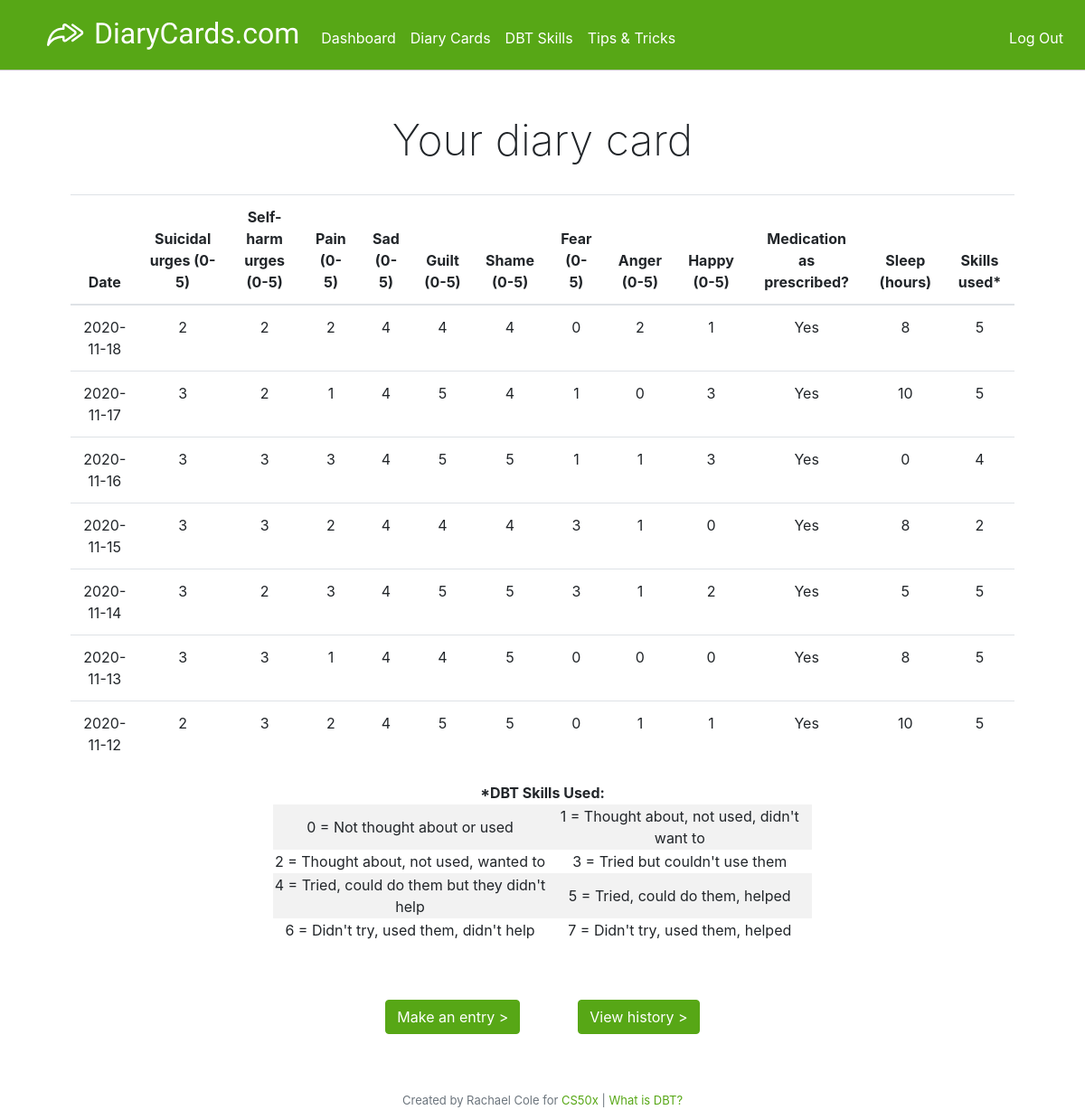
Page /diarycard (signed in) on the committed database.
### tables this page shows
CREATE TABLE 'diarycards' ('id' integer PRIMARY KEY AUTOINCREMENT NOT NULL, 'user_id' integer, 'date' datetime,'si_urges' integer,'sh_urges' integer, 'pain' integer, 'sad' integer, 'guilt' integer, 'shame' integer, 'anger' integer, 'fear' integer, 'happy' integer, 'meds' boolean, 'sleep' integer,'skills_used' integer);

### application.py (the view)
@app.route("/diarycard")
@login_required
def diarycard():
    rows = db.execute("SELECT date, si_urges, sh_urges, pain, sad, guilt, shame, anger, fear, happy, meds, sleep, skills_used FROM diarycards WHERE user_id = :user_id ORDER BY date DESC LIMIT 7", user_id = session["user_id"])
    for row in rows:
        date = row["date"]
        si_urges = row["si_urges"]
        sh_urges = row["sh_urges"]
        pain = row["pain"]
        sad = row["sad"]
        guilt = row["guilt"]
        shame = row["shame"]
        anger = row["anger"]
        fear = row["fear"]
        happy = row["happy"]
        sleep = row["sleep"]
        skills_used = row["skills_used"]
        if row["meds"] == 0:
            meds = "No"
        elif row["meds"] == 1:
            meds = "Yes"
    return render_template("diarycard.html", rows = rows, row = row, date = date, si_urges = si_urges, sh_urges = sh_urges, pain = pain, sad = sad, guilt = guilt, shame = shame, anger = anger, fear = fear, happy = happy, meds = meds, sleep = sleep, skills_used = skills_used)

### application.py (called while the page is built)
@app.after_request
def after_request(response):
    response.headers["Cache-Control"] = "no-cache, no-store, must-revalidate"
    response.headers["Expires"] = 0
    response.headers["Pragma"] = "no-cache"
    return response

### helpers.py (called while the page is built)
def login_required(f):
    @wraps(f)
    def decorated_function(*args, **kwargs):
        if session.get("user_id") is None:
            return redirect("/login")
        return f(*args, **kwargs)
    return decorated_function

### templates/diarycard.html (shortened to what this page needs)
{% extends "layout.html" %}
{% block main %}
    <h1 class="display">Your diary card</h1>
    <table class="table">
        <thead>
        <tr>
            <th>Date</th>
            <th>Suicidal urges (0-5)</th>
            <th>Self-harm urges (0-5)</th>
            <th>Pain (0-5)</th>
            <th>Sad (0-5)</th>
            <th>Guilt (0-5)</th>
            <th>Shame (0-5)</th>
            <th>Fear (0-5)</th>
            <th>Anger (0-5)</th>
            <th>Happy (0-5)</th>
            <th>Medication as prescribed?</th>
            <th>Sleep (hours)</th>
            <th>Skills used*</th>
        </tr>
        </thead>
        <tbody>
        {% for row in rows %}
            <tr>
                <td>{{ row.date }}</td>
                <td>{{ row.si_urges }}</td>
                <td>{{ row.sh_urges }}</td>
                <td>{{ row.pain }}</td>
                <td>{{ row.sad }}</td>
                <td>{{ row.guilt }}</td>
                <td>{{ row.shame }}</td>
                <td>{{ row.anger }}</td>
                <td>{{ row.fear }}</td>
                <td>{{ row.happy }}</td>
                <td>{{ meds }}</td>
                <td>{{ row.sleep }}</td>
                <td>{{ row.skills_used }}</td>
            </tr>
        {% endfor %}
        </tbody>
    </table>
    <div class="row alignleft justify-content-center">
        <div class="col-7">
            <table class="table-striped">
                    <thead class="thead-light text-center">
                        <tr><th colspan="2">*DBT Skills Used:</th></tr>
                    </thead>
                    <tbody>
                        <tr>
                            <td>0 = Not thought about or used</td>
                            <td>1 = Thought about, not used, didn't want to</td>
                        </tr>
                        <tr>
                            <td>2 = Thought about, not used, wanted to</td>
                            <td>3 = Tried but couldn't use them</td>
                        </tr>
                        <tr>
                            <td>4 = Tried, could do them but they didn't help</td>
                            <td>5 = Tried, could do them, helped</td>
                        </tr>
                        <tr>
                            <td>6 = Didn't try, used them, didn't help</td>
                            <td>7 = Didn't try, used them, helped</td>
                        </tr>
                    </tbody>
                </table>
        </div>
    </div>
    <br>
    <br>
    <span class="content"><a class="btn btn-primary light-text" href="/updatecard">Make an entry ></button>
    <a class="btn btn-primary light-text" href="/diarycardhistory">View history ></a></span>
{% endblock %}

### templates/layout.html (shortened to what this page needs)
<!DOCTYPE html>
<html lang="en">
    <head>
        <link href="https://maxcdn.bootstrapcdn.com/bootstrap/4.1.3/css/bootstrap.min.css" rel="stylesheet">
        <link href="/static/styles.css" rel="stylesheet">
    </head>
    <body>
        <nav class="navbar navbar-expand-md">
            <a class="navbar-brand" href="/">
                <span class="title">
                    <span>
                    </span>
                    <span>
                    DiaryCards.com
                    </span>
                </span>
            </a>
            <div class="collapse navbar-collapse" id="navbar">
                {% if session.user_id %}
                    <ul class="navbar-nav mr-auto mt-2">
                        <li class="nav-item"><a class="nav-link" href="/">Dashboard</a></li>
                        <li class="nav-item"><a class="nav-link" href="/diarycard">Diary Cards</a></li>
                        <li class="nav-item"><a class="nav-link" href="/skills">DBT Skills</a></li>
                        <li class="nav-item"><a class="nav-link" href="/tips">Tips & Tricks</a></li>
                    </ul>
                    <ul class="navbar-nav ml-auto mt-2">
                        <li class="nav-item"><a class="nav-link" href="/logout">Log Out</a></li>
                    </ul>
                {% else %}
                    <ul class="navbar-nav ml-auto mt-2">
                        <li class="nav-item"><a class="nav-link" href="/signup">Sign up</a></li>
                        <li class="nav-item"><a class="nav-link" href="/login">Log In</a></li>
                    </ul>
                {% endif %}
            </div>
        </nav>
        <main class="container p-5">
            {% block main %}{% endblock %}
        </main>
        <footer class="small text-center text-muted">
            Created by Rachael Cole for <a href="https://www.edx.org/course/cs50s-introduction-to-computer-science">CS50x</a> | <a href="https://behavioraltech.org/resources/faqs/dialectical-behavior-therapy-dbt/">What is DBT?</a>
        </footer>
    </body>
</html>

### static/styles.css (style rules this page uses)
body { color:#212529; font-family: -apple-system, BlinkMacSystemFont, "Segoe UI", Roboto, Helvetica, Arial, sans-serif, "Apple Color Emoji", "Segoe UI Emoji", "Segoe UI Symbol";; }
a { color: #57A716; }
.btn, .btn-primary { background-color: #57A716; border-color:#57A716; }
nav { background-color:#57A716; border-bottom: 1px #C6C5C5 solid; }
nav a { color:#ffffff; }
nav .navbar-brand { font-size: xx-large; font-family:'Varela Round'; display: flex; justify-content: center; align-items: center; color: #ffffff; }
#logoicon { margin-bottom:0.5rem; margin-left:2rem; }
main { overflow-x: auto; text-align: center; }
.display { font-weight:200; font-size:3rem; margin: 0 0 2rem 0; }
.btn-primary { margin: 1rem 2rem; }
.small { font-size:small; }
.content { text-align:left; }

### rows in the picture
diarycards: date "2020-11-18", si_urges "2", sh_urges "2", pain "2", sad "4", guilt "4", shame "4", anger "0", fear "2", happy "1", meds "Yes", sleep "8", skills_used "5"
diarycards: date "2020-11-17", si_urges "3", sh_urges "2", pain "1", sad "4", guilt "5", shame "4", anger "1", fear "0", happy "3", meds "Yes", sleep "10", skills_used "5"
diarycards: date "2020-11-16", si_urges "3", sh_urges "3", pain "3", sad "4", guilt "5", shame "5", anger "1", fear "1", happy "3", meds "Yes", sleep "0", skills_used "4"
diarycards: date "2020-11-15", si_urges "3", sh_urges "3", pain "2", sad "4", guilt "4", shame "4", anger "3", fear "1", happy "0", meds "Yes", sleep "8", skills_used "2"
diarycards: date "2020-11-14", si_urges "3", sh_urges "2", pain "3", sad "4", guilt "5", shame "5", anger "3", fear "1", happy "2", meds "Yes", sleep "5", skills_used "5"
diarycards: date "2020-11-13", si_urges "3", sh_urges "3", pain "1", sad "4", guilt "4", shame "5", anger "0", fear "0", happy "0", meds "Yes", sleep "8", skills_used "5"
diarycards: date "2020-11-12", si_urges "2", sh_urges "3", pain "2", sad "4", guilt "5", shame "5", anger "0", fear "1", happy "1", meds "Yes", sleep "10", skills_used "5"
